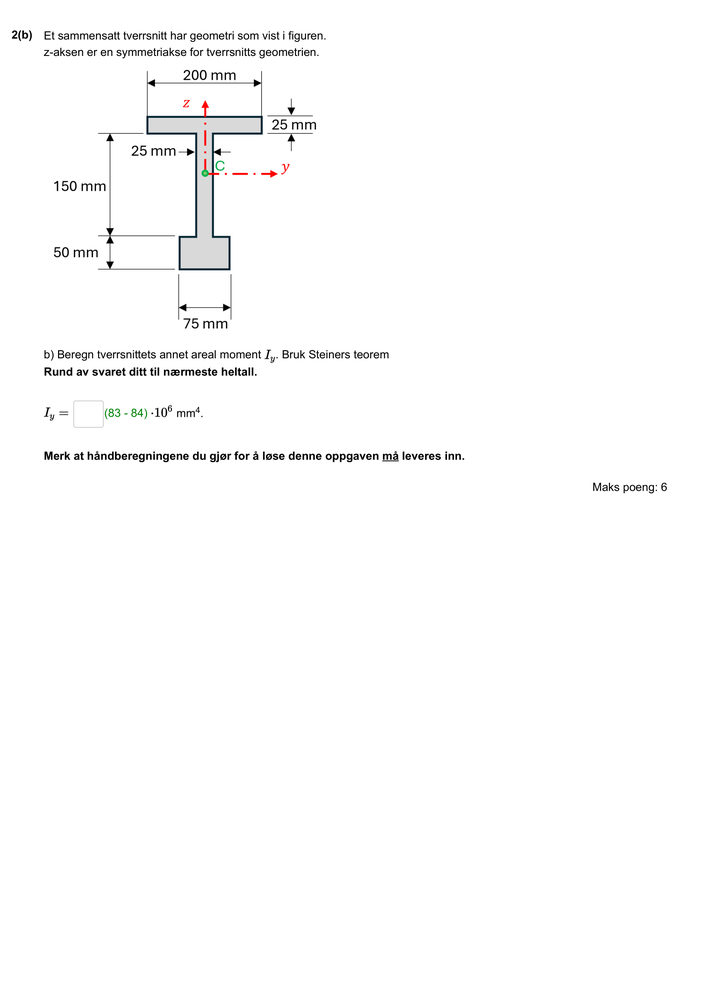
#> input picture old/big_image.png, 706 x 999 px, shrunk from 1653 x 2339 before the run
$ python searchimg.py
#> lines starting #> are read from the running program, lines starting #| are printed output that depends on the picture; after the words box and inside, x2 and y2 are one past the last pixel; in counts of white or black regions, pixels touching at a corner belong together
import cv2
import numpy as np

# Filstier
BIG_IMAGE = 'big_image.png'
TEMPLATE  = 'small_image.png'

# Les inn bilder (kan ha alfa)
big = cv2.imread(BIG_IMAGE, cv2.IMREAD_UNCHANGED)
#> big is the input picture: shape (999, 706, 3); mean B, G, R 251.9, 251.9, 252
tpl = cv2.imread(TEMPLATE, cv2.IMREAD_UNCHANGED)
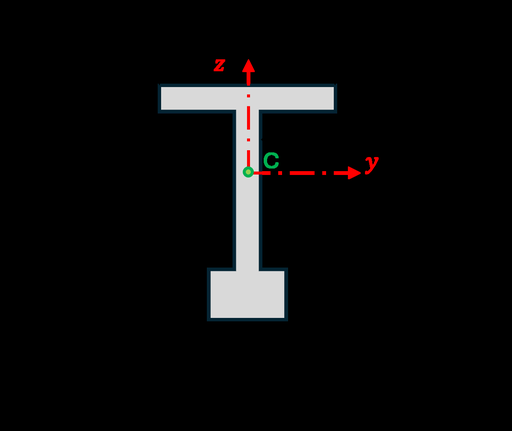
#> input picture scripts/small_image.png, 512 x 431 px, shrunk from 1198 x 1010 before the run, found by its file name
#> tpl is the input picture: shape (431, 512, 3); mean B, G, R 11.5, 11.3, 11.6

# Klargjør RGB (dropp alfa)
def to_rgb(img):
    return img[..., :3] if img.shape[2] == 4 else img.copy()

big_rgb = to_rgb(big)
tpl_rgb = to_rgb(tpl)

# Lag maske på malen: ekskluder kun rent svart/hvitt
mask_full = np.logical_and(
    np.any(tpl_rgb != [0,0,0], axis=2),
    np.any(tpl_rgb != [255,255,255], axis=2)
).astype(np.uint8) * 255
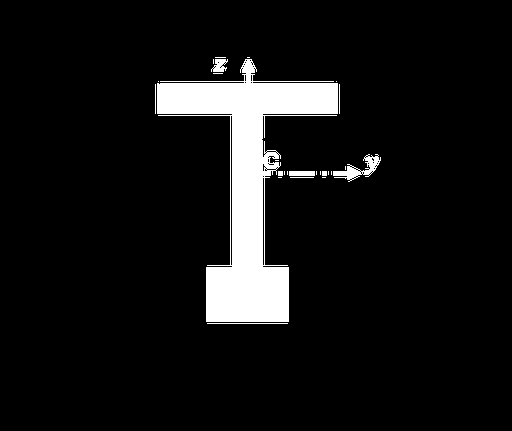
#> mask_full: shape (431, 512); 7.7% white; 26 white regions (16 under 20 px), largest, box (x1, y1, x2, y2) and area: (157, 59, 338, 322) 16071, (333, 154, 381, 182) 451, (211, 59, 228, 72) 143

# Multiskala matching: skaler template fra 50% til 150%
best_val = float('inf')
best_loc = None
best_scale = 1.0
method = cv2.TM_SQDIFF_NORMED

for scale in np.linspace(0.5, 1.5, 21):  # 21 steg
    h0, w0 = tpl_rgb.shape[:2]
    new_size = (int(w0*scale), int(h0*scale))
    if new_size[0] < 1 or new_size[1] < 1:
        continue
    tpl_s = cv2.resize(tpl_rgb, new_size, interpolation=cv2.INTER_AREA)
    mask_s = cv2.resize(mask_full, new_size, interpolation=cv2.INTER_NEAREST)

    if tpl_s.shape[0] > big_rgb.shape[0] or tpl_s.shape[1] > big_rgb.shape[1]:
        continue

    res = cv2.matchTemplate(big_rgb, tpl_s, method, mask=mask_s)
    min_val, _, min_loc, _ = cv2.minMaxLoc(res)

    if min_val < best_val:
        best_val = min_val
        best_loc = min_loc
        best_scale = scale
#> this loop made 21 passes
#> (min_val, best_val, best_loc) on passes 1, 4: (0.285, 0.285, (81, 77)), (0.266, 0.266, (44, 61))
#> (min_val, min_loc) on passes 2, 3, 5, 6, 7, 8: (0.291, (68, 71)), (0.302, (56, 66)), (0.401, (32, 74)), (0.39, (15, 69)), (0.417, (6, 201)), (0.415, (14, 22))
#> pass 1, `mask_s = cv2.resize(mask_full, new_size, interpolation=cv2.INTER_NEARE..`:
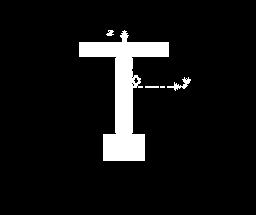
#> mask_s: shape (215, 256); 7.6% white; 5 white regions (1 under 20 px), largest, box (x1, y1, x2, y2) and area: (79, 30, 169, 161) 4000, (167, 77, 191, 91) 109, (106, 30, 114, 36) 32, (145, 86, 159, 88) 28
#> pass 1, `res = cv2.matchTemplate(big_rgb, tpl_s, method, mask=mask_s)`:
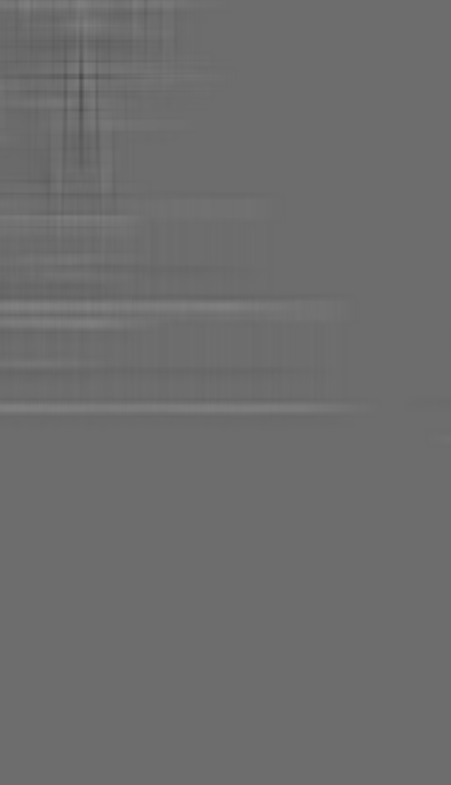
#> res: shape (785, 451) float32; min 0.285, max 0.506, mean 0.429
#> after the loop, best_scale = 0.65; best_val = 0.266

if best_loc is None:
    print("Fant ingen match innen skala-intervallet.")
else:
    x, y = best_loc
#> x = 44; y = 61
    w_t = int(tpl_rgb.shape[1] * best_scale)
#> w_t = 332
    h_t = int(tpl_rgb.shape[0] * best_scale)
#> h_t = 280
    print(f"Beste match ved skala {best_scale:.2f}, topp-venstre = {(x, y)}")
#| Beste match ved skala 0.65, topp-venstre = (44, 61)

    # Tegn rektangel rundt funnet for verifisering
    out = big_rgb.copy()
    cv2.rectangle(out, (x, y), (x + w_t, y + h_t), (0,255,0), 2)
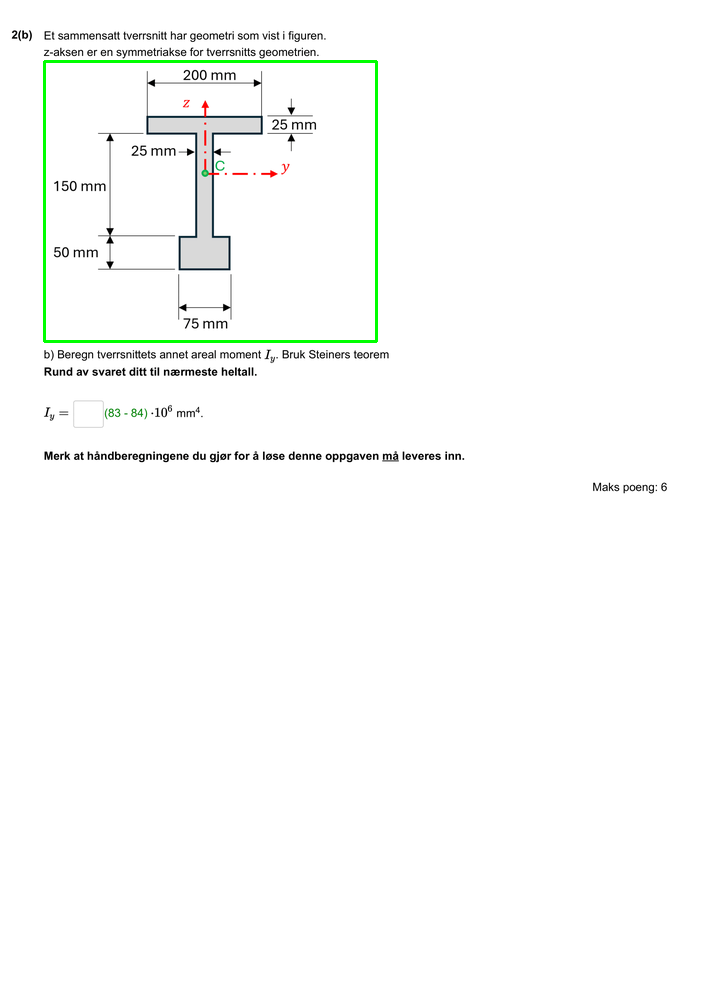
#> out: shape (999, 706, 3); 0.52% of pixels changed, all inside (x1, y1, x2, y2) = (43, 60, 378, 343)
    cv2.imwrite('matched_scaled.png', out)
    print("Resultat lagret som 'matched_scaled.png'.")

    # Beskjær det funne området fra originalbildet og lagre som eget bilde
    cropped = big_rgb[y:y + h_t, x:x + w_t]
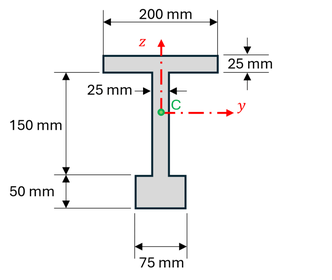
#> cropped: shape (280, 332, 3); mean B, G, R 245.1, 245, 245.2
    cv2.imwrite('cropped_match.png', cropped)
    print("Uttak av funnet område lagret som 'cropped_match.png'.")
